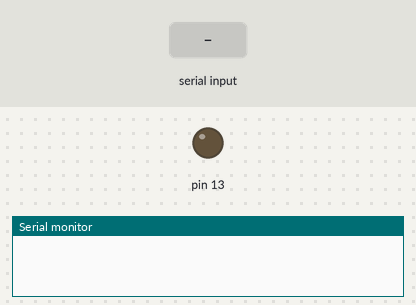
The sketch below on a simulated Arduino Uno, built with avr-gcc and run on an emulated ATmega328P. Parts: output pins drawn as LEDs (lit = HIGH), the last lines printed to the serial monitor. The inputs (shaded band) are chosen by the test bench.

Above: at 1.2 s.
1.3 s: "1" received over the second serial link
At 2.3 s:
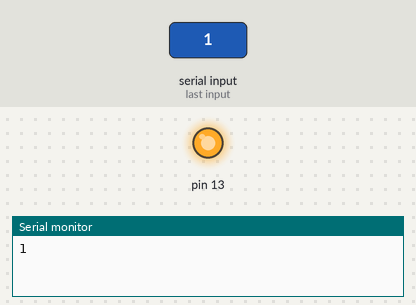
2.8 s: "0" received over the second serial link
At 3.4 s:
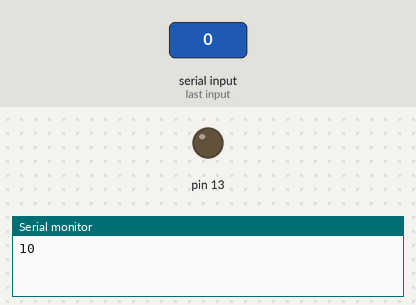
Timing chart, 0 to 5.8 s (numbered marks = the images above; inputs shaded):
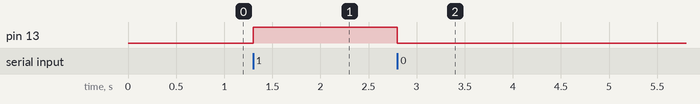

Measured:
- after the input at 1.3 s, pin 13: LOW → HIGH at once
- after the input at 2.8 s, pin 13: HIGH → LOW at once

The sketch:

Den.ino
```cpp
#include <SoftwareSerial.h>
SoftwareSerial BTSerial(10, 11);

void setup() {
  Serial.begin(9600);
  BTSerial.begin(9600);
  pinMode(13, OUTPUT);
}

void loop() {
  if (BTSerial.available()) {
    char input=BTSerial.read();
    Serial.write(input);
    if (input == '1') digitalWrite(13, HIGH);
    if (input == '0') digitalWrite(13, LOW);
  }
}
```
